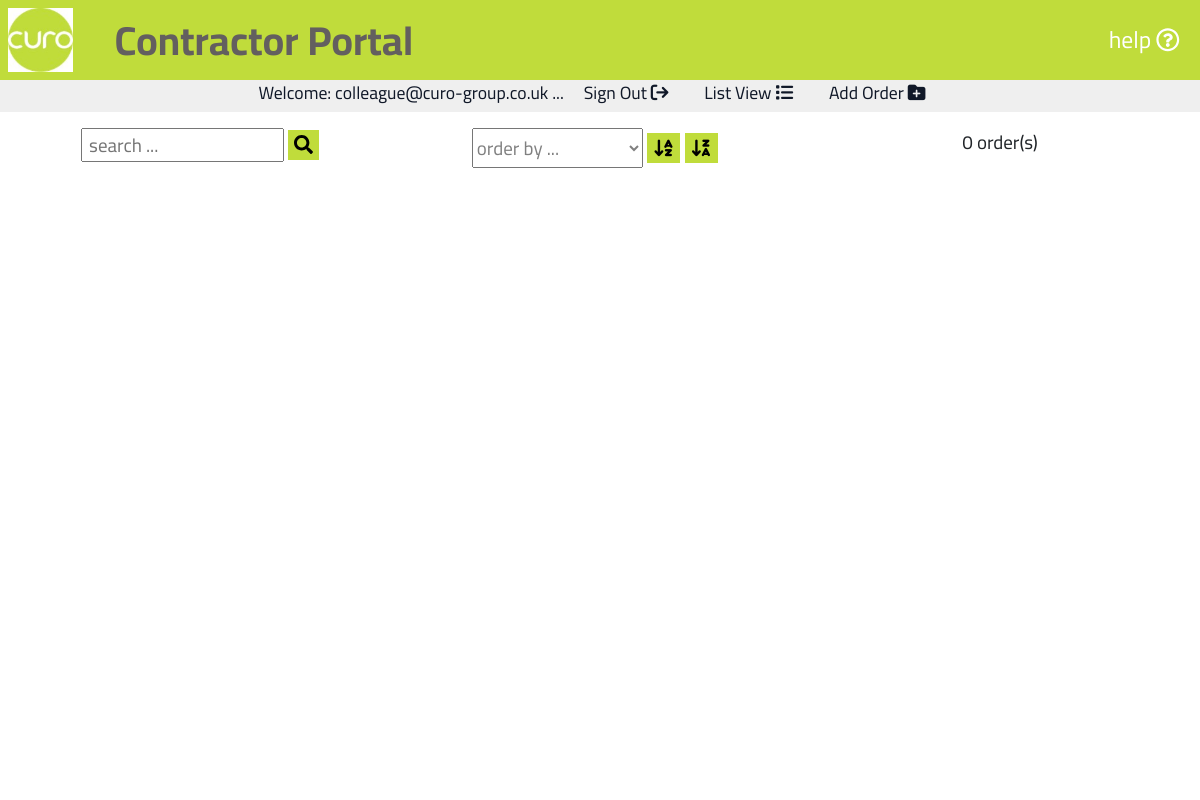
Before: /portal001/ (signed in) with the older database file.
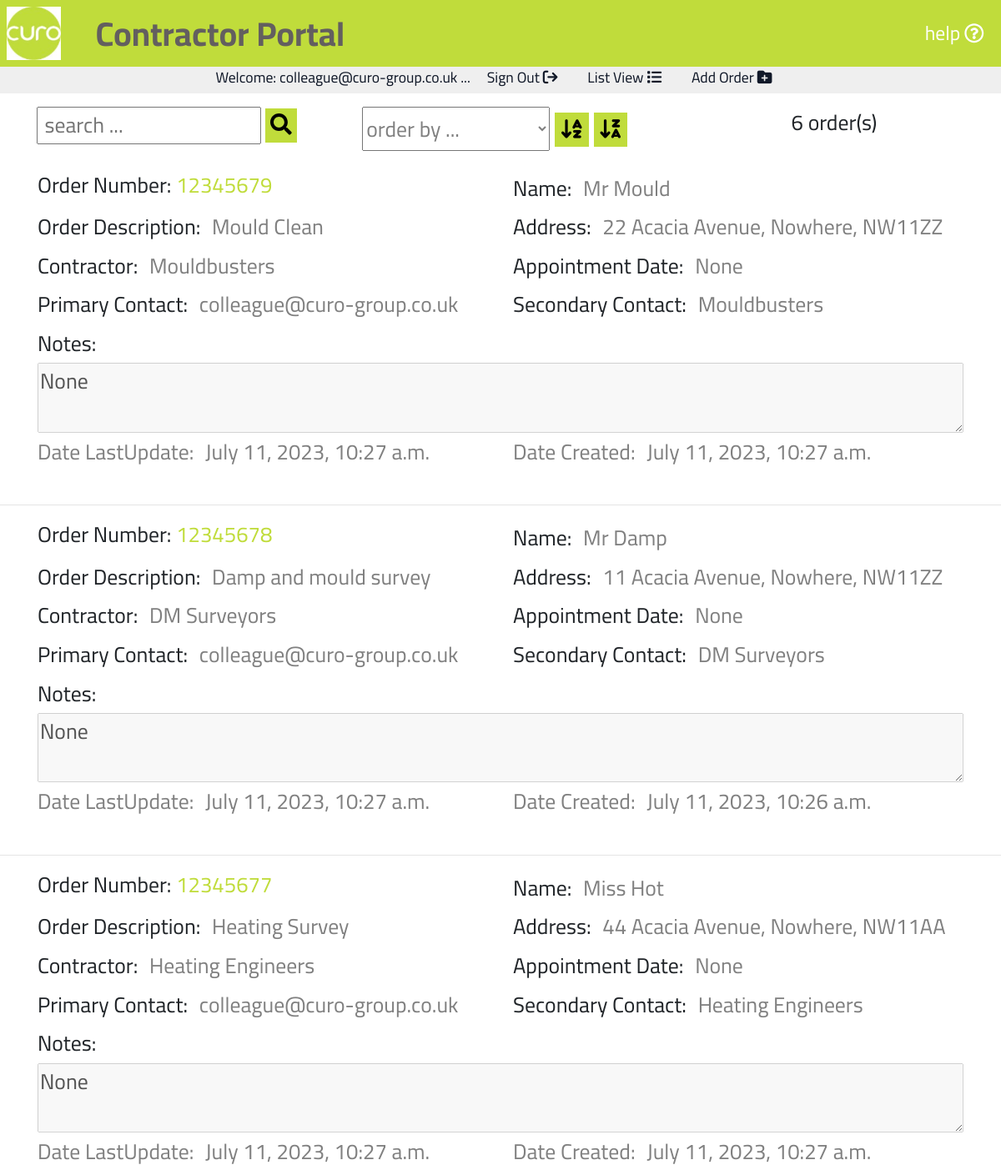
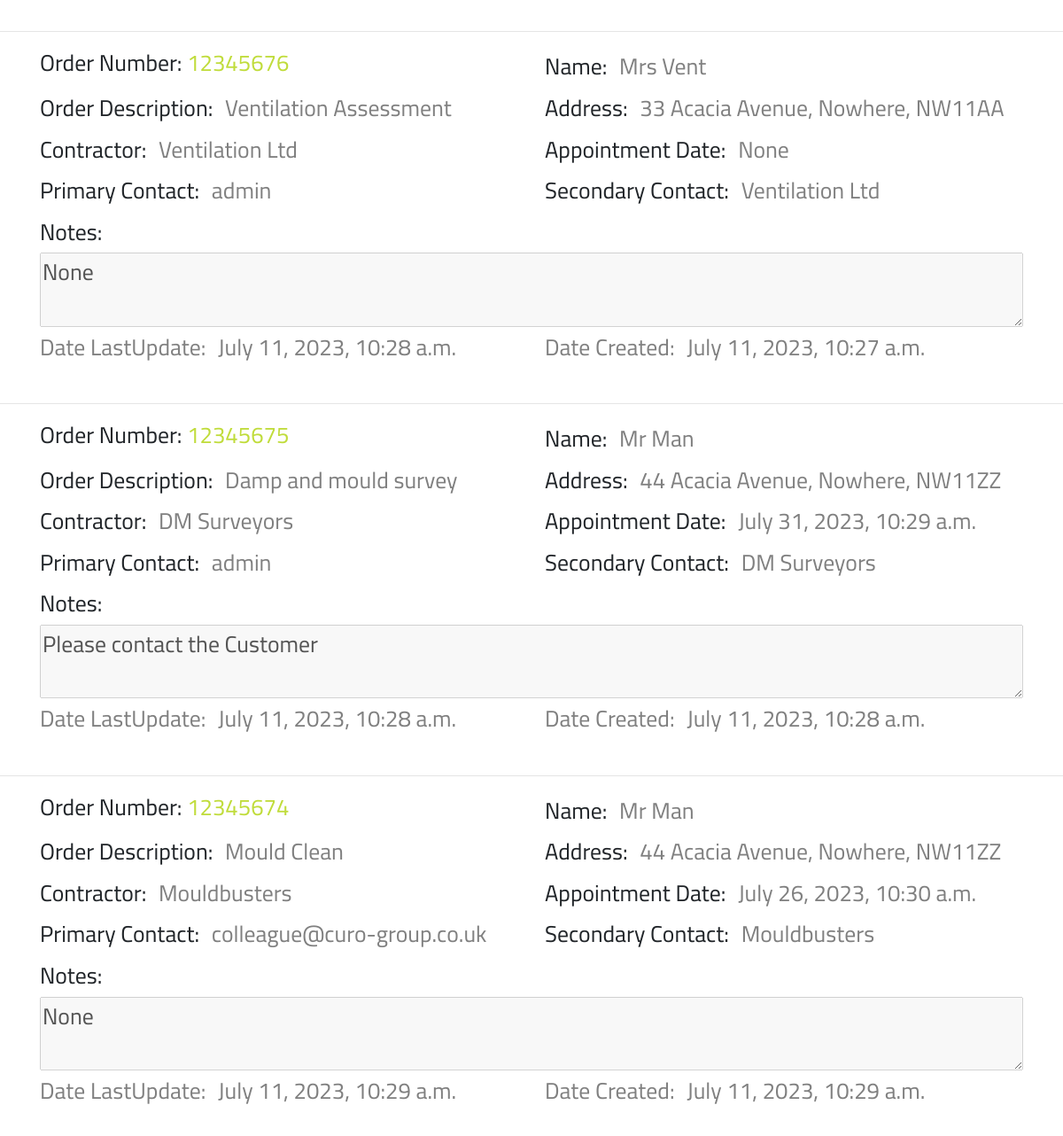
After: the same page with the newer database file (2 pictures, top to bottom).
### portal001/models.py (models this page shows, shortened)
class Orders(models.Model):
    class Meta:
        verbose_name_plural = 'Orders'
    orderNumber = models.DecimalField(max_digits=10, decimal_places=0,
                                      null=False, primary_key=True)
    orderDescription = models.CharField(max_length=254, null=False)
    name = models.CharField(max_length=254, null=False)
    address = models.CharField(max_length=254, null=False)
    contractor = models.ForeignKey('Contractors',
                                   on_delete=models.CASCADE,
                                   related_name='username')
    appointmentDate = models.DateTimeField(null=True, blank=True)
    primaryContact = models.ForeignKey(settings.AUTH_USER_MODEL,
                                       on_delete=models.CASCADE)
    secondaryContact = models.ForeignKey('Contractors',
                                         on_delete=models.CASCADE,
                                         to_field='secondaryContact',
                                         related_name='email')
    notes = models.CharField(max_length=9999, null=True, blank=True)
    dateLastUpdate = models.DateTimeField(default=timezone.now)
    dateCreated = models.DateTimeField(default=timezone.now)

class Contractors(models.Model):
    class Meta:
        verbose_name_plural = 'Contractors'
    contractor = models.CharField(max_length=254, null=False, primary_key=True)
    secondaryContact = models.EmailField(max_length=254, unique=True)
    services = models.CharField(max_length=9999, null=True, blank=True)
    def __str__(self):
        return str(self.contractor)

### portal001/views.py (the view)
# urls.py: path('', views.curo, name='curo'),
def curo(request):
    orderlist = Orders.objects.all().order_by('-orderNumber')
    order_list_length = orderlist.count()
    context = {
        'orderlist': orderlist,
        'order_list_length': order_list_length,
    }
    return render(request, 'curo/orderlist.html', context)

### portal001/templates/curo/orderlist.html (shortened to what this page needs)
{% extends "basemodule001.html" %}
{% load static %}
{% block content %}
    {% if user.is_authenticated %}
        <section id="textsection">
            {% if user.is_authenticated %}
                <div class ="row mt-3 mb-3 searchform">
                    <div class="col-lg-4 mb-2">
                        <form action="{% url 'searchOrders' %}" method="GET" id="search_form" >
                            <input class="search-input text-blue text-xs" type="text" name="search_string" id="search_string" placeholder=" search ..." maxlength="50">
                            <button class="mt-0 text-center" type="submit">
                                <i class="fas fa-search"></i>
                            </button>
                        </form>
                    </div>
                    <div class="col-lg-4">
                        <form action="{% url 'orderOrders' %}" method="GET" id="order_field_form" >
                            <select class="search-input text-blue text-xs" type="text" name="order_field" id="order_field" placeholder=" order by ..." maxlength="50">
                                <option value="blank">order by ...</option>
                            </select>
                            <button class="mt-0 text-center" type="submit" onclick="return orderAz();">
                                <i class="fa-solid fa-arrow-down-a-z"></i>
                            </button>
                            <button class="mt-0 text-center" type="submit" onclick="return orderZa();">
                                <i class="fa-solid fa-arrow-down-z-a"></i>
                            </button>
                        </form>
                    </div>
                    <div class="col-lg-4">
                        <p class="">{{ order_list_length }} order(s)</p>
                    </div>
                </div>
                {% for order in orderlist %}
                    <div class="orderlist ml-auto mr-auto">
                        <div class ="row">
                            <p class="col-lg-6 pb-0">Order Number: <a class="orange-highlight" href ="{% url 'selectOrder' order.orderNumber %}">{{ order.orderNumber }}</a></p>
                            <div class="col-lg-6">
                                <div class="mt-1 mb-1">Name: <span class="orderlistspan pl-2 pr-2 mb-4">{{ order.name }}</span></div>
                            </div>
                        </div>
                        <div class ="row">
                            <div class="col-lg-6">
                                <div class="mt-1 mb-1">Order Description: <span class="orderlistspan pl-2 pr-2 mb-4">{{ order.orderDescription }}</span></div>
                            </div>
                            <div class="col-lg-6">
                                <div class="mt-1 mb-1">Address: <span class="orderlistspan pl-2 pr-2 mb-4">{{ order.address }}</span></div>
                            </div>
                        </div>
                        <div class ="row">
                            <div class="col-lg-6">
                                <div class="mt-1 mb-1">Contractor: <span class="orderlistspan pl-2 pr-2 mb-4">{{ order.contractor }}</span></div>
                            </div>
                            <div class="col-lg-6">
                                <div class="mt-1 mb-1">Appointment Date: <span class="orderlistspan pl-2 pr-2 mb-4">{{ order.appointmentDate }}</span></div>
                            </div>
                        </div>
                        <div class ="row">
                            <div class="col-lg-6">
                                <div class="mt-1 mb-1">Primary Contact: <span class="orderlistspan pl-2 pr-2 mb-4">{{ order.primaryContact }}</span></div>
                            </div>
                            <div class="col-lg-6">
                                <div class="mt-1 mb-1">Secondary Contact: <span class="orderlistspan pl-2 pr-2 mb-4">{{ order.secondaryContact }}</span></div>
                            </div>
                        </div>
                        <div class ="row">
                            <div class="col-12">
                                <div class="mt-1 mb-1">Notes: </div>
                                <textarea class="mb-0" disabled="disabled">{{ order.notes|escape }}</textarea>
                            </div>
                        </div>
                        <div class ="row">
                            <div class="col-lg-6">
                                <div class="mt-1 mb-1 orderlistspan">Date LastUpdate: <span class="orderlistspan pl-2 pr-2 mb-4">{{ order.dateLastUpdate }}</span></div>
                            </div>
                            <div class="col-lg-6">
                                <div class="mt-1 mb-1 orderlistspan">Date Created: <span class="orderlistspan pl-2 pr-2 mb-4">{{ order.dateCreated }}</span></div>
                            </div>
                        </div>
                    </div>
                    <br>
                    <hr>
                {% endfor %}
            {% endif %}
        </section>
    {% endif %}
{% endblock %}

### templates/basemodule001.html (shortened to what this page needs)
{% load static %}
<!doctype html>
<html lang="en">
  <head>
    {% block corecss %}
        <link rel="stylesheet" href="https://maxcdn.bootstrapcdn.com/bootstrap/4.1.3/css/bootstrap.min.css">
        <link rel="stylesheet" href="https://use.fontawesome.com/releases/v5.6.1/css/all.css">
        <link href="{% static 'css/stylescuro.css' %}" rel="stylesheet" />
    {% endblock %}
<body class="ml-0">
    {% include 'includes/templates/navbarcuro.html' %}
    {% include 'includes/templates/topper.html' %}
    {% block content %}
    {% endblock %}
</body>
</html>

### templates/includes/templates/navbarcuro.html
<nav class="sticky-top">
    <div class="mr-auto ml-0 d-inline">
        <img id="brandimage" src="{{ MEDIA_URL }}\assets\img\brandcuro.jpg" alt="curo brand image"
        data-toggle="modal" data-target="#homeModal">
        <span class="navtitle">Contractor Portal</span>
    </div>
    <button type="button" id="helpbtn" class="btn ml-auto mr-0 d-inline float-right align-vertically" data-toggle="modal" data-target="#helpModal">
        help <i class="far fa-question-circle"></i>
    </button>
  </nav>

### templates/includes/templates/topper.html (shortened to what this page needs)
<div id="topper" class="d-block align-vertically align-horizontally">
    {% if user.is_authenticated %}
    <p class="d-none d-lg-block paramedium ml-auto mr-auto">Welcome: <span id="user-name">{{ user.username }}</span> ...
        <a class="mr-3 ml-3" href="{% url 'account_logout' %}"> Sign Out <i class="fa-solid fa-arrow-right-from-bracket"></i></a>
        <a class="mr-3 ml-3" href="{% url 'curo' %}"> List View <i class="fa-solid fa-list"></i></a>
        <a class="mr-3 ml-3" href="{% url 'createOrder' %}"> Add Order <i class="fa-solid fa-folder-plus"></i></a>
    </p>
    {% else %}
    <p class="paramedium">Welcome: Please sign in to continue ...
        <a class="mr-3 ml-3" href ="{% url 'account_login' %}"> Sign In <i class="fa-solid fa-arrow-right-to-bracket"></i></a>
    </p>
    {% endif %}
</div>

### static/css/stylescuro.css (style rules this page uses)
body, html { padding: 0; margin: 0; }
.align-vertically { display: flex; align-items: center; justify-content: center; }
a { background-color: transparent; color: #ffffff; }
.orange-highlight, .order-number { color: #C0DC3B; }
.row { margin-right: 0; margin-left: 0; }
nav { padding: 1vh; background-color: #C0DC3B; font-family: 'Cairo', sans-serif; font-size: 3vh; height: 10vh; }
#brandimage { height: 8vh; }
#helpbtn { background-color: transparent; border: none; height: 8vh; color: #ffffff; font-size: calc(14px + (22 - 14) * ((100vw - 300px) / 1620)); }
.navtitle { color: #635F5F; font-weight: bold; vertical-align: middle; padding-left: 3vw; }
#textsection, #certsection { background-color: #ffffff; font-family: 'Cairo', sans-serif; text-align: center; min-height: 82.5vh; }
#topper, #topper a { background-color: #EFEFEF; color: #101828; height: 4vh; text-align: center; font-family: 'Cairo', sans-serif; }
#textsection p { padding: 0 2.5vh 2.5vh; margin: 0; }
#textsection button { margin-top: 2.5vh; background-color: #C0DC3B; border: none; font-size: calc(2.5vh + (10 - 2.5) * ((100vw - 300px) / 1620)); }
.orderlist { width: 95vw; }
.orderlist p, .orderlist div { text-align: left; list-style-type: none; }
#textsection .orderlist p { padding-left: 15px; }
.orderlist textarea { display:block; margin-left: auto; width: 100%; }
.orderlist .orderlistspan, .search-input { color: gray; }
@media screen and (orientation: portrait) { #topper, #topper a { background-color: #EFEFEF; height: 4vh; font-size: calc(2vh + (5 - 2) * ((100vw - 300px) / 1620)); } }
@media screen and (orientation: portrait) { .orderlist div, #textsection .orderlist p, .searchform, #textsection .searchform button { font-size: calc(2vh + (20 - 2.5) * ((100vw - 300px) / 1620)); } }
@media screen and (min-width: 359px) { .navtitle { font-size: calc(3vh + (15 - 5) * ((100vw - 300px) / 1620)); } }
@media screen and (min-width: 768px) { #helpbtn { font-size: calc(2.5vh + (5 - 2.5) * ((100vw - 768px) / 300)); } }
@media screen and (min-width: 768px) { .navtitle { font-size: calc(4vh + (20 - 5) * ((100vw - 300px) / 1620)); } }

Changed rows visible on the page:
added Orders: orderNumber "12345679", name "Mr Mould", orderDescription "Mould Clean", address "22 Acacia Avenue, Nowhere, NW11ZZ", contractor "Mouldbusters", appointmentDate "None", primaryContact "colleague@curo-group.co.uk", secondaryContact "Mouldbusters", notes "None", dateLastUpdate "July 11, 2023, 10:27 a.m.", dateCreated "July 11, 2023, 10:27 a.m."
added Orders: orderNumber "12345678", name "Mr Damp", orderDescription "Damp and mould survey", address "11 Acacia Avenue, Nowhere, NW11ZZ", contractor "DM Surveyors", appointmentDate "None", primaryContact "colleague@curo-group.co.uk", secondaryContact "DM Surveyors", notes "None", dateLastUpdate "July 11, 2023, 10:27 a.m.", dateCreated "July 11, 2023, 10:26 a.m."
added Orders: orderNumber "12345677", name "Miss Hot", orderDescription "Heating Survey", address "44 Acacia Avenue, Nowhere, NW11AA", contractor "Heating Engineers", appointmentDate "None", primaryContact "colleague@curo-group.co.uk", secondaryContact "Heating Engineers", notes "None", dateLastUpdate "July 11, 2023, 10:27 a.m.", dateCreated "July 11, 2023, 10:27 a.m."
added Orders: orderNumber "12345676", name "Mrs Vent", orderDescription "Ventilation Assessment", address "33 Acacia Avenue, Nowhere, NW11AA", contractor "Ventilation Ltd", appointmentDate "None", primaryContact "admin", secondaryContact "Ventilation Ltd", notes "None", dateLastUpdate "July 11, 2023, 10:28 a.m.", dateCreated "July 11, 2023, 10:27 a.m."
added Orders: orderNumber "12345675", name "Mr Man", orderDescription "Damp and mould survey", address "44 Acacia Avenue, Nowhere, NW11ZZ", contractor "DM Surveyors", appointmentDate "July 31, 2023, 10:29 a.m.", primaryContact "admin", secondaryContact "DM Surveyors", notes "Please contact the Customer", dateLastUpdate "July 11, 2023, 10:28 a.m.", dateCreated "July 11, 2023, 10:28 a.m."
added Orders: orderNumber "12345674", name "Mr Man", orderDescription "Mould Clean", address "44 Acacia Avenue, Nowhere, NW11ZZ", contractor "Mouldbusters", appointmentDate "July 26, 2023, 10:30 a.m.", primaryContact "colleague@curo-group.co.uk", secondaryContact "Mouldbusters", notes "None", dateLastUpdate "July 11, 2023, 10:29 a.m.", dateCreated "July 11, 2023, 10:29 a.m."
Other visible differences:
{{ order_list_length }}: "0" → "6"
